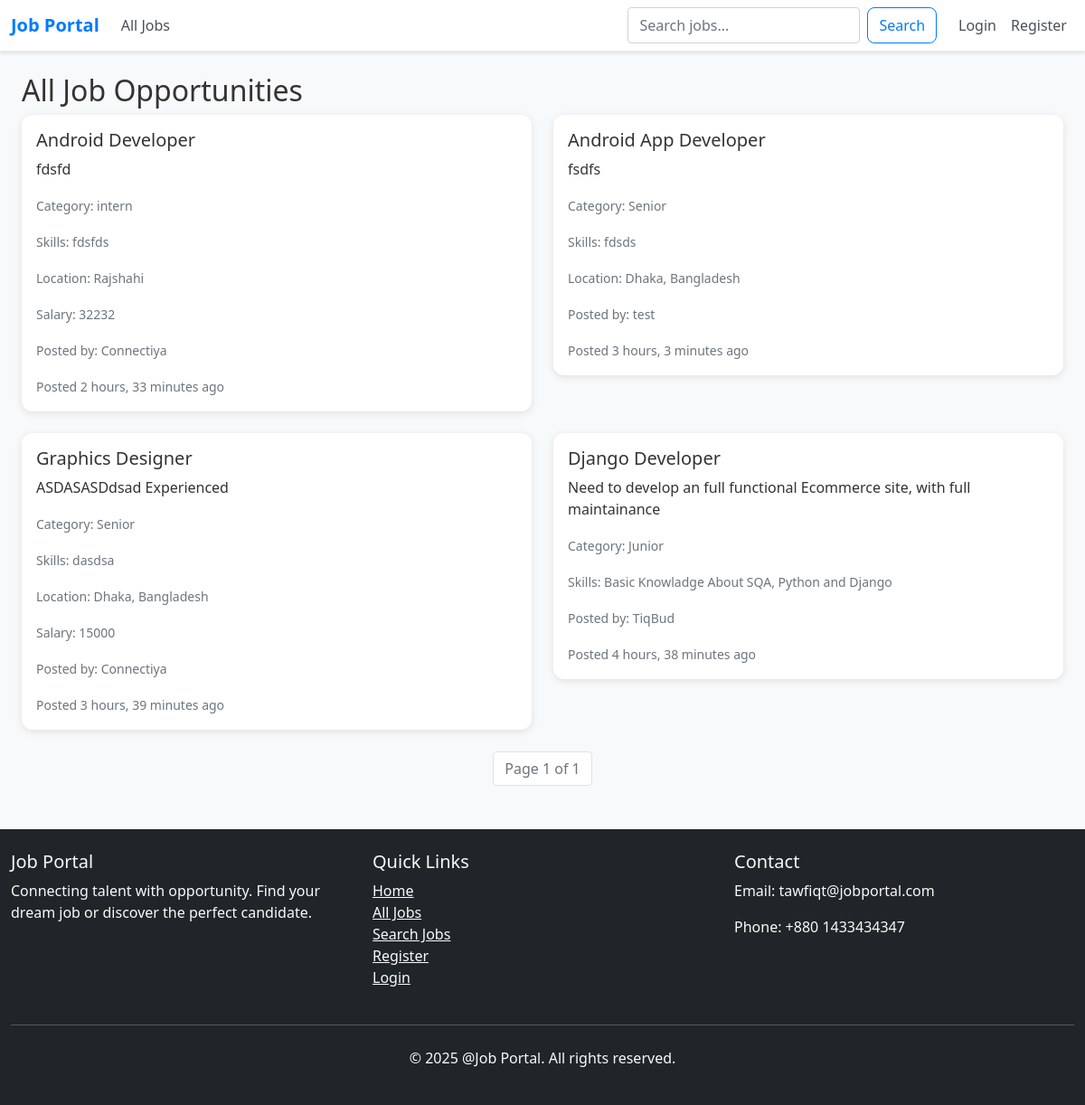
/all_jobs/, run on an earlier commit of the app's database.
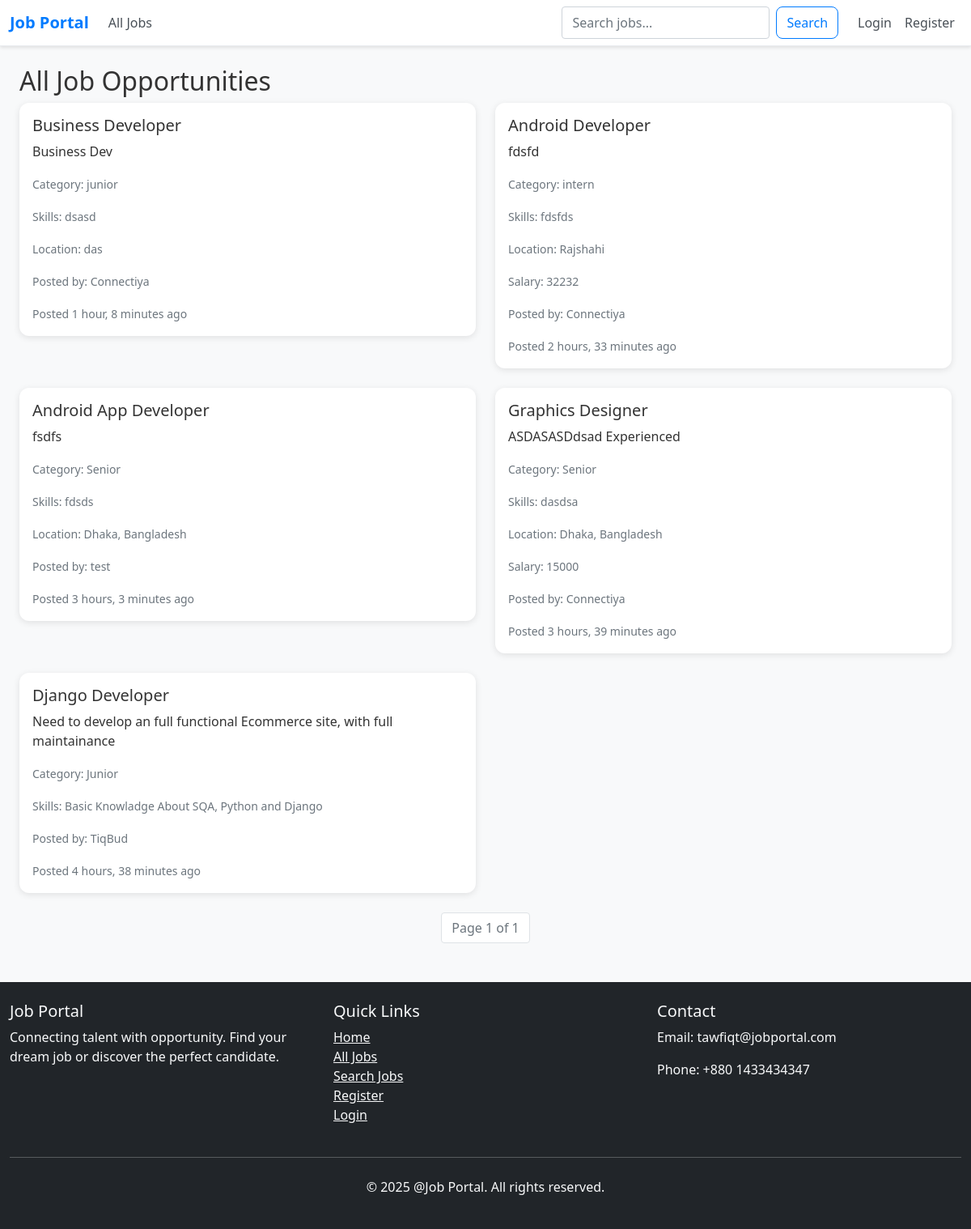
And on a later commit of the database.
### jobApp/models.py (models this page shows, shortened)
class Job(models.Model):
    CATEGORY_CHOICES = (
        ('intern', 'Intern'),
        ('junior', 'Junior'),
        ('senior', 'Senior'),
        ('lead', 'Lead'),
        ('manager', 'Manager'),
        ('other', 'Other'),
    )
    recruiter = models.ForeignKey(User, on_delete=models.CASCADE)
    title = models.CharField(max_length=200)
    number_of_openings = models.IntegerField()
    category = models.CharField(max_length=100, choices=CATEGORY_CHOICES, default='junior')
    job_description = models.TextField()
    skills_required = models.TextField()
    location = models.CharField(max_length=100, blank=True, null=True)
    salary = models.CharField(max_length=100, blank=True, null=True)
    created_at = models.DateTimeField(auto_now_add=True)

class User(AbstractUser):
    USER_TYPE_CHOICES = (
        ('recruiter', 'Recruiter'),
        ('jobseeker', 'Job Seeker'),
    )
    display_name = models.CharField(max_length=100)
    user_type = models.CharField(max_length=20, choices=USER_TYPE_CHOICES)
    groups = models.ManyToManyField(Group, related_name='jobapp_user', blank=True)
    user_permissions = models.ManyToManyField(Permission, related_name='jobapp_user_permission', blank=True)

### jobApp/views.py (the view)
# urls.py: path('all_jobs/', all_jobs, name='all_jobs'),
def all_jobs(request):
    from django.core.paginator import Paginator
    jobs = Job.objects.all().order_by('-created_at')
    paginator = Paginator(jobs, 10)  # Show 10 jobs per page
    page_number = request.GET.get('page')
    page_obj = paginator.get_page(page_number)
    return render(request, 'all_jobs.html', {'page_obj': page_obj})

### templates/all_jobs.html (shortened to what this page needs)
{% extends 'base.html' %}
{% block content %}
<div class="container mt-4">
    <h2>All Job Opportunities</h2>
    {% if page_obj %}
        <div class="row">
            {% for job in page_obj %}
                <div class="col-md-6 mb-4">
                    <div class="card">
                        <div class="card-body">
                            <h5 class="card-title">{{ job.title }}</h5>
                            <p class="card-text">{{ job.job_description|truncatechars:150 }}</p>
                            <p class="card-text"><small class="text-muted">Category: {{ job.category }}</small></p>
                            <p class="card-text"><small class="text-muted">Skills: {{ job.skills_required }}</small></p>
                            {% if job.location %}
                                <p class="card-text"><small class="text-muted">Location: {{ job.location }}</small></p>
                            {% endif %}
                            {% if job.salary %}
                                <p class="card-text"><small class="text-muted">Salary: {{ job.salary }}</small></p>
                            {% endif %}
                            <p class="card-text"><small class="text-muted">Posted by: {{ job.recruiter.display_name }}</small></p>
                            <small class="text-muted">Posted {{ job.created_at|timesince }} ago</small>
                        </div>
                    </div>
                </div>
            {% endfor %}
        </div>
        <nav aria-label="Job pagination">
            <ul class="pagination justify-content-center">
                <li class="page-item disabled">
                    <span class="page-link">Page {{ page_obj.number }} of {{ page_obj.paginator.num_pages }}</span>
                </li>
            </ul>
        </nav>
    {% else %}
        <p>No jobs available yet.</p>
    {% endif %}
</div>
{% endblock %}

What changed in the data, as far as the page shows it:
added Job: title "Business Developer", job_description "Business Dev", category "junior", skills_required "dsasd", location "das", recruiter.display_name "Connectiya", created_at "1 hour, 8 minutes"
